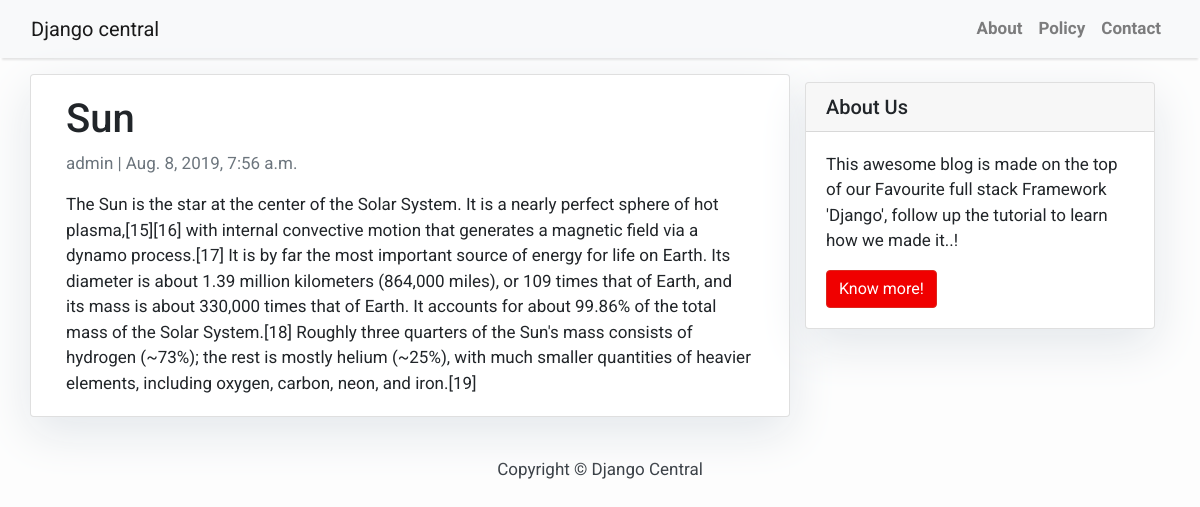
Screenshot of /sun/ with the database file from the repository.
### blog/models.py (models this page shows, shortened)
class Post(models.Model):
    title = models.CharField(max_length=200, unique=True)
    slug = models.SlugField(max_length=200, unique=True)
    author = models.ForeignKey(User, on_delete= models.CASCADE,related_name='blog_posts')
    updated_on = models.DateTimeField(auto_now= True)
    content = models.TextField()
    created_on = models.DateTimeField(auto_now_add=True)
    status = models.IntegerField(choices=STATUS, default=0)
    class Meta:
        ordering = ['-created_on']

### blog/views.py (the view)
# urls.py: path('<slug:slug>/', views.PostDetail.as_view(), name='post_detail'),
class PostDetail(generic.DetailView):
    model = Post
    template_name = 'post_detail.html'

### templates/post_detail.html
{% extends 'base.html' %} {% block content %}
<div class="container">
  <div class="row">
    <div class="col-md-8 card mb-4  mt-3 left  top">
      <div class="card-body">
        <h1>{% block title %} {{ object.title }} {% endblock title %}</h1>
        <p class=" text-muted">{{ post.author }} | {{ post.created_on }}</p>
        <p class="card-text ">{{ object.content | safe }}</p>
      </div>
    </div>
    {% block sidebar %} {% include 'sidebar.html' %} {% endblock sidebar %}
  </div>
</div>
{% endblock content %}

### templates/base.html (style rules this page uses)
body { font-family: "Roboto", sans-serif; font-size: 17px; background-color: #fdfdfd; }

### templates/sidebar.html (style rules this page uses)
.card { box-shadow: 0 16px 48px #E3E7EB; }

### rows the page displays
Post: title "Sun", author "admin", created_on "Aug. 8, 2019, 7:56 a.m.", content "The Sun is the star at the center of the Solar System. It is a nearly perfect sphere of hot plasma,[15][16] with internal convective motion that generates a magnetic field via a dynamo process.[17] It is by far the most important source of energy for life on Earth. Its diameter is about 1.39 million kilometers (864,000 miles), or 109 times that of Earth, and its mass is about 330,000 times that of Earth. It accounts for about 99.86% of the total mass of the Solar System.[18] Roughly three quarters of the Sun's mass consists of hydrogen (~73%); the rest is mostly helium (~25%), with much smaller quantities of heavier elements, including oxygen, carbon, neon, and iron.[19]"
